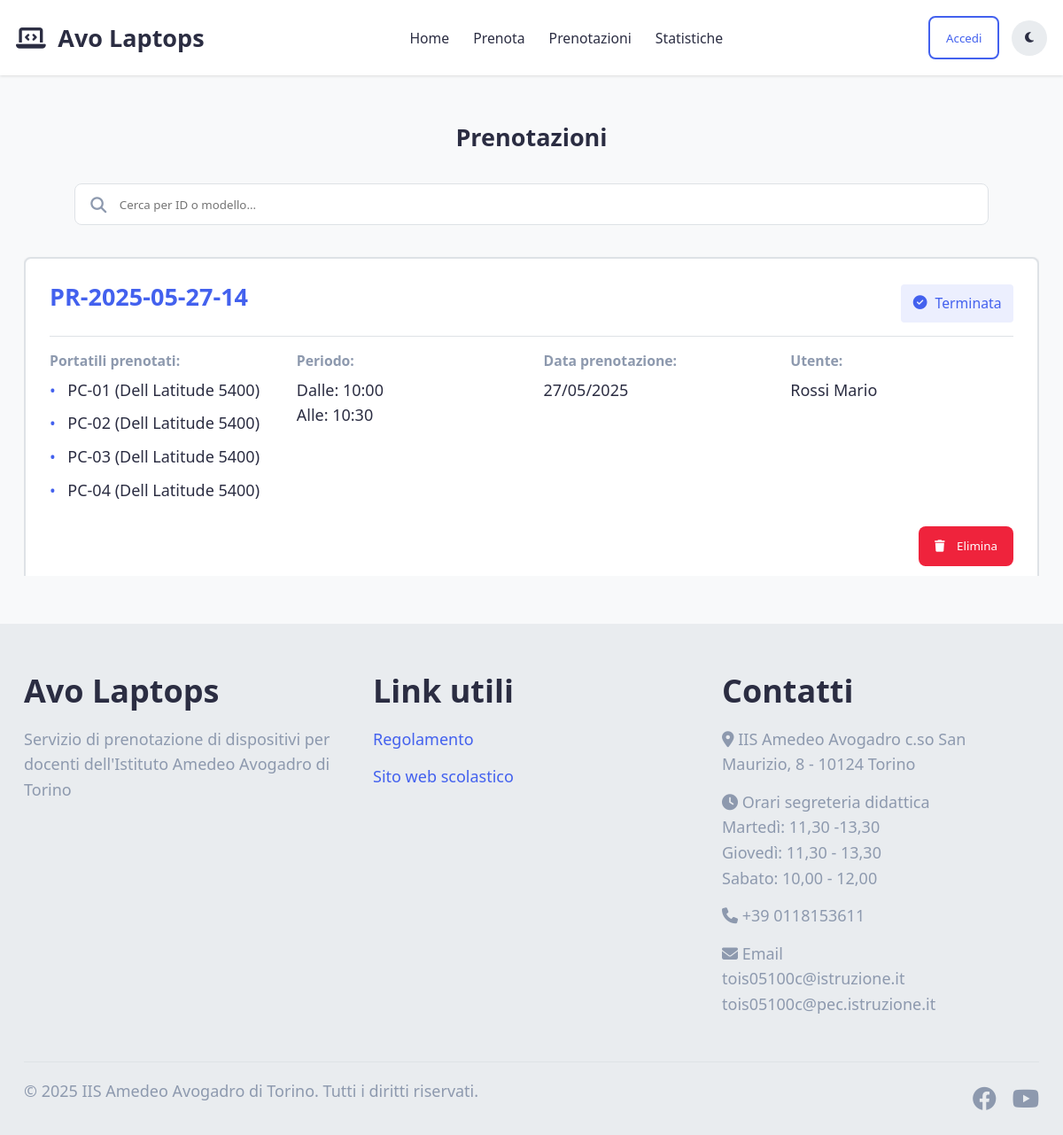
/php/admin_pages/admin_reservations.php, run on the app's committed database.
### tables this page shows
CREATE TABLE `reservations` (
  `res_id` int(11) NOT NULL,
  `res_start_time` time DEFAULT NULL,
  `res_end_time` time DEFAULT NULL,
  `res_day` date DEFAULT NULL,
  `res_flag` tinyint(1) DEFAULT NULL,
  `res_user` int(11) DEFAULT NULL
);

CREATE TABLE `laptops_reservations` (
  `lap_id` int(11) NOT NULL,
  `res_id` int(11) NOT NULL
);

CREATE TABLE `laptops` (
  `lap_id` int(11) NOT NULL,
  `lap_model` int(11) DEFAULT NULL,
  `lap_locker` int(11) DEFAULT NULL,
  `lap_name` varchar(40) DEFAULT NULL,
  `lap_status` int(11) DEFAULT NULL
);

CREATE TABLE `models` (
  `mod_id` int(11) NOT NULL,
  `mod_name` varchar(50) DEFAULT NULL,
  `mod_RAM` int(11) DEFAULT NULL,
  `mod_memory` int(11) DEFAULT NULL,
  `mod_CPU` varchar(30) DEFAULT NULL,
  `mod_display` decimal(5,2) DEFAULT NULL
);

CREATE TABLE `users` (
  `u_id` int(11) NOT NULL,
  `u_name` varchar(50) NOT NULL,
  `u_surname` varchar(50) NOT NULL,
  `u_date_birth` date NOT NULL,
  `u_email` varchar(64) NOT NULL,
  `u_password` varchar(61) NOT NULL,
  `u_role` int(11) NOT NULL,
  `u_authorized` tinyint(1) DEFAULT NULL,
  `u_token` varchar(65) DEFAULT NULL
);

### php/admin_pages/admin_reservations.php (the view, shortened to what this page needs)
<!DOCTYPE html>
<html lang="it" data-theme="light">
<head>
    <link rel="stylesheet" href="../../css/styles.css">
    <link rel="stylesheet" href="../../css/reservations.css">
    <link rel="stylesheet" href="../../css/responsive.css">
    <link rel="stylesheet" href="https://cdnjs.cloudflare.com/ajax/libs/font-awesome/6.4.0/css/all.min.css">
</head>
<body id="home">
    <?php
    include_once '../page/header_navbar.php';
    $conn = connectToDatabase();
    $reservations_result = $conn->query("
SELECT
    r.res_id,
    r.res_start_time,
    r.res_end_time,
    r.res_day,
    r.res_flag,
    u.u_name,
    u.u_surname,
    CASE
        WHEN r.res_flag = 1 AND (
            (r.res_day > CURDATE())
            OR (r.res_day = CURDATE() AND NOW() < CONCAT(r.res_day, ' ', r.res_start_time))
        ) THEN 0
        WHEN r.res_flag = 1 AND r.res_day = CURDATE() AND NOW() BETWEEN CONCAT(r.res_day, ' ', r.res_start_time) AND CONCAT(r.res_day, ' ', r.res_end_time) THEN 1
        WHEN r.res_flag = 1 AND (
            r.res_day < CURDATE()
            OR (r.res_day = CURDATE() AND NOW() >= CONCAT(r.res_day, ' ', r.res_end_time))
        ) THEN 2
        ELSE 'unknown'
    END AS res_status
FROM reservations r
INNER JOIN users u ON u.u_id = r.res_user
WHERE u.u_id = r.res_user AND res_flag = 1
ORDER BY r.res_day DESC, r.res_start_time DESC
");
    $reservations = array();
    if ($reservations_result) {
        while ($reservation = $reservations_result->fetch_assoc()) {
            $res_id = $reservation['res_id'];
            $laptops_result = $conn->query("
            SELECT l_r.lap_id, m.mod_name, l.lap_name, loc.lock_class
            FROM laptops_reservations l_r
            INNER JOIN laptops l ON l.lap_id = l_r.lap_id
            INNER JOIN models m ON m.mod_id = l.lap_model
            INNER JOIN lockers loc ON l.lap_locker = loc.lock_id
            WHERE l_r.res_id = " . $res_id
            );
            $laptops = array();
            if ($laptops_result) {
                while ($laptop = $laptops_result->fetch_assoc()) {
                    $laptops[] = $laptop;
                }
            }
            $reservation['laptops'] = $laptops;
            $reservations[] = $reservation;
        }
    }
    ?>
    <main>
        <section id="prenotazioni" class="my-bookings-section">
            <div class="main-container">
                <h2 class="section-header">Prenotazioni</h2>
                <div class="bookings-filters">
                    <div class="search-box admin">
                        <div class="input-group">
                            <i class="fas fa-search"></i>
                            <input type="text" id="booking-search" placeholder="Cerca per ID o modello...">
                        </div>
                    </div>
                </div>
                <div class="bookings-list">
                    <?php if (isset($reservations) && !empty($reservations)): ?>
                        <?php foreach ($reservations as $reservation): ?>
                            <div class="booking-card" data-booking-id="PR-2023-001">
                                <div class="booking-header">
                                    <h3 class="booking-id">
                                        <?php echo "PR-" . $reservation["res_day"] . "-" . $reservation["res_id"] ?>
                                    </h3>
                                    <?php if ($reservation["res_status"] == 0): ?>
                                        <span class="booking-status pending">
                                            <i class="fas fa-hourglass-half"></i> In attesa
                                        </span>
                                    <?php elseif ($reservation["res_status"] == 1): ?>
                                        <span class="booking-status active">
                                            <i class="fas fa-laptop"></i> In corso
                                        </span>
                                    <?php elseif ($reservation["res_status"] == 2): ?>
                                        <span class="booking-status completed">
                                            <i class="fas fa-check-circle"></i> Terminata
                                        </span>
                                    <?php endif ?>
                                </div>
                                <div class="booking-details">
                                    <div class="detail-group">
                                        <h4 class="detail-label">Portatili prenotati:</h4>
                                        <ul class="laptops-list">
                                            <?php foreach ($reservation['laptops'] as $laptop): ?>
                                                <li><?php echo $laptop['lap_name'] . " (" . $laptop['mod_name'] . ")" ?></li>
                                            <?php endforeach; ?>
                                        </ul>
                                    </div>
                                    <div class="detail-group">
                                        <h4 class="detail-label">Periodo:</h4>
                                        <p><?php echo "Dalle: " . substr($reservation["res_start_time"], 0, -3) . "  <br>Alle: " . substr($reservation["res_end_time"], 0, -3); ?>
                                        </p>
                                    </div>
                                    <div class="detail-group">
                                        <h4 class="detail-label">Data prenotazione:</h4>
                                        <p><?php echo date("d/m/Y", strtotime($reservation["res_day"])); ?></p>
                                    </div>
                                    <div class="detail-group">
                                        <h4 class="detail-label">Utente:</h4>
                                        <p><?php echo $reservation["u_surname"] . " " . $reservation["u_name"] ?></p>
                                    </div>
                                </div>
                                <?php if ($reservation["res_status"] != 2): ?>
                                    <div class="booking-actions">
                                        <button class="btn btn-danger cancel-booking"
                                            data-id="<?php echo $reservation['res_id'] ?>">
                                            <i class="fa-solid fa-xmark"></i> Annulla
                                        </button>
                                    </div>
                                <?php else: ?>
                                    <div class="booking-actions">
                                        <button class="btn btn-danger delete-booking" data-id="<?php echo $reservation['res_id'] ?>">
                                            <i class="fa-solid fa-trash"></i> Elimina
                                        </button>
                                    </div>
                                <?php endif ?>
                            </div>
                        <?php endforeach ?>
                    <?php endif ?>
                </div>
            </div>
        </section>
    </main>
    <?php include_once "../page/footer.php" ?>
</body>
</html>

### css/styles.css (style rules this page uses)
* { margin: 0; padding: 0; box-sizing: border-box; }
*:not(i) { font-family: "Segoe UI", Tahoma, Geneva, Verdana, sans-serif !important; }
html { font-size: var(--font-size-base); scroll-behavior: smooth; }
body { line-height: 1.6; color: var(--color-text); background-color: var(--color-bg); transition: background-color var(--transition-normal); }
.main-container { width: 100%; max-width: 1200px; margin: 0 auto; padding: 0 var(--spacing-md); }
h1, h2, h3, h4, h5, h6 { font-weight: var(--font-weight-bold); line-height: 1.2; margin-bottom: var(--spacing-sm); }
p { margin-bottom: var(--spacing-md); }
.btn { display: inline-flex; align-items: center; justify-content: center; padding: var(--spacing-sm) var(--spacing-md); border-radius: var(--border-radius-md); font-weight: var(--font-weight-medium); cursor: pointer; transition: all var(--transition-fast); border: 2px solid transparent; }
.btn-danger { background-color: var(--color-error); color: white; padding: var(--spacing-sm) var(--spacing-md); border-radius: var(--border-radius-md); border: none; cursor: pointer; }
.section-header { text-align: center; margin-bottom: var(--spacing-xl); }

### css/reservations.css (style rules this page uses)
.my-bookings-section { padding: var(--spacing-xxl) 0; }
.bookings-filters { display: flex; justify-content: space-between; align-items: center; margin-bottom: var(--spacing-xl); flex-wrap: wrap; gap: var(--spacing-md); }
.search-box { flex: 1; min-width: 250px; max-width: 400px; }
.search-box.admin { max-width: 90%; margin: auto; }
.input-group { position: relative; display: flex; align-items: center; }
.input-group i { position: absolute; left: var(--spacing-md); color: var(--color-text-light); }
.input-group input { width: 100%; padding: var(--spacing-sm) var(--spacing-sm) var(--spacing-sm) calc(var(--spacing-xl) + var(--spacing-sm)); border: 1px solid var(--color-border); border-radius: var(--border-radius-md); background-color: var(--color-card); color: var(--color-text); transition: all var(--transition-fast); }
.bookings-list { display: flex; flex-direction: column; gap: var(--spacing-md); max-height: 45vh; overflow-y: auto; }
.bookings-list > .booking-card { background-color: var(--color-card); border: 2px solid var(--color-border); border-radius: var(--border-radius-md); padding: var(--spacing-lg); box-shadow: var(--shadow-sm); transition: transform var(--transition-normal); }
.booking-header { display: flex; justify-content: space-between; align-items: center; margin-bottom: var(--spacing-md); padding-bottom: var(--spacing-sm); border-bottom: 1px solid var(--color-border); }
.booking-id { font-size: var(--font-size-lg); color: var(--color-primary); }
.booking-status { padding: var(--spacing-xs) var(--spacing-sm); border-radius: var(--border-radius-sm); font-size: var(--font-size-sm); font-weight: var(--font-weight-medium); display: flex; align-items: center; gap: var(--spacing-xs); }
.booking-status.completed { background-color: rgba(67, 97, 238, 0.1); color: var(--color-primary); }
.booking-details { display: grid; grid-template-columns: repeat(auto-fill, minmax(250px, 1fr)); gap: var(--spacing-lg); margin-bottom: var(--spacing-md); }
.detail-group h4 { font-size: var(--font-size-sm); color: var(--color-text-light); margin-bottom: var(--spacing-xs); }
.laptops-list { list-style: none; max-height: 150px; overflow-y: auto; }
.laptops-list li { margin-bottom: var(--spacing-xs); display: flex; align-items: center; gap: var(--spacing-sm); }
.laptops-list li::before { content: "•"; color: var(--color-primary); }
.booking-actions { display: flex; justify-content: flex-end; flex-wrap: wrap; gap: var(--spacing-md); }
.booking-actions button { gap: var(--spacing-sm); }

### css/responsive.css (style rules this page uses)
@media (max-width: 1200px) { .main-container { padding: 0 var(--spacing-lg); } }

### data on the page
reservations: res_day "2025-05-27", res_id "14", res_start_time "10:00", res_end_time "10:30", res_day "27/05/2025", res_user.u_surname "Rossi", res_user.u_name "Mario"
laptops_reservations: lap.lap_name "PC-01", models.mod_name "Dell Latitude 5400"
laptops_reservations: lap.lap_name "PC-02", models.mod_name "Dell Latitude 5400"
laptops_reservations: lap.lap_name "PC-03", models.mod_name "Dell Latitude 5400"
laptops_reservations: lap.lap_name "PC-04", models.mod_name "Dell Latitude 5400"
